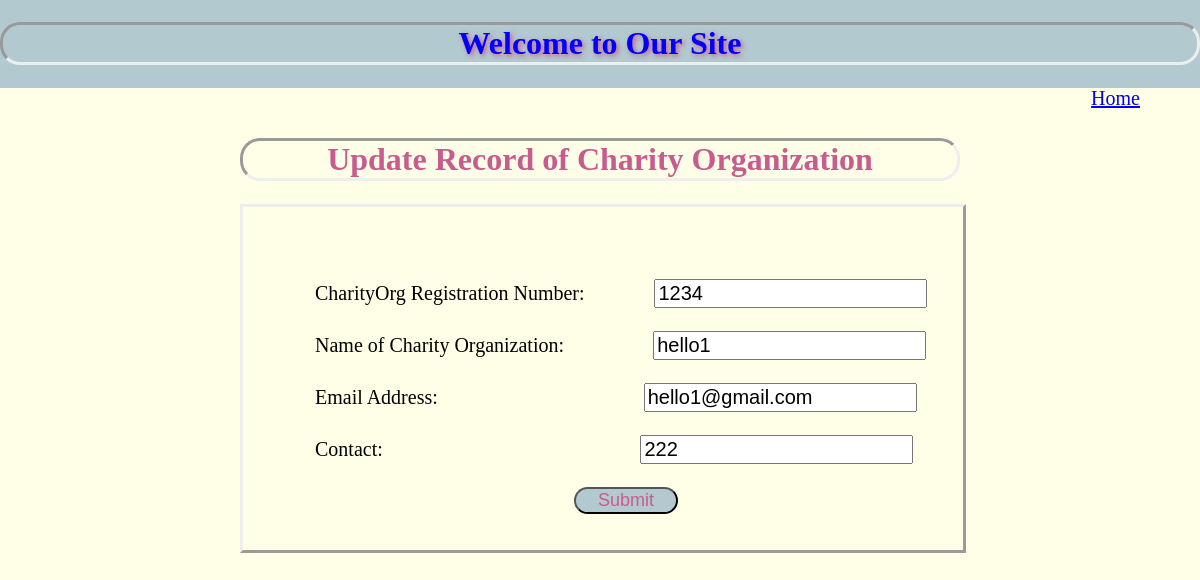
Before: /edit/4 with the older database file.
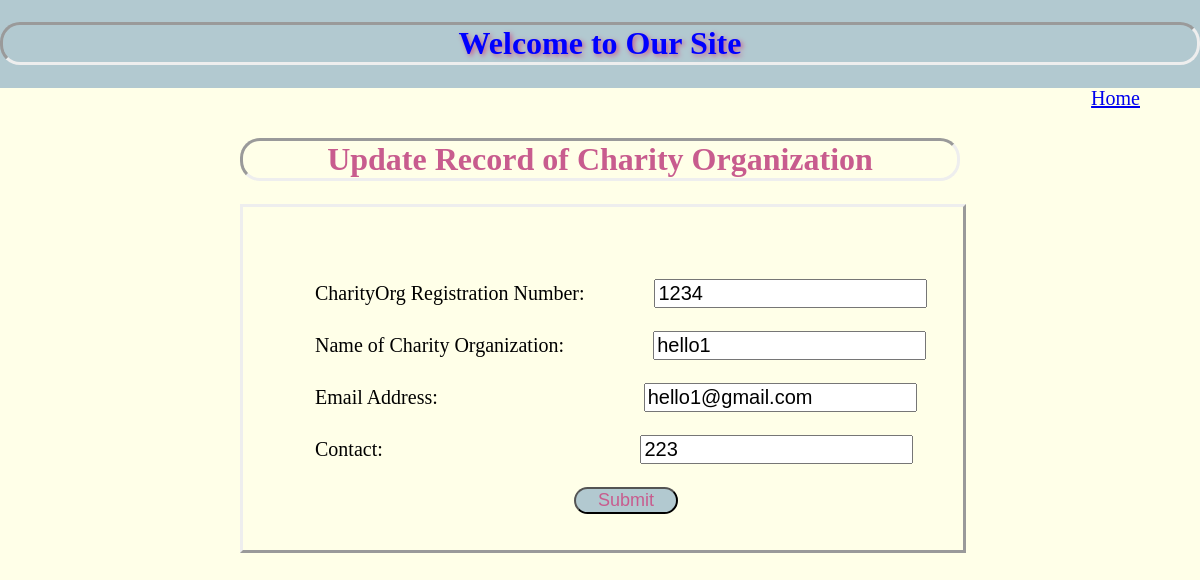
After: the same page with the newer database file.
### charityorganization/models.py (models this page shows)
class Charityorg(models.Model):
    reg_number = models.CharField(max_length=7)
    name = models.CharField(max_length=70)
    email = models.CharField(max_length=40)
    contact = models.IntegerField(20)
    class Meta:
        db_table = "charityorg"

### charityorganization/views.py (the view)
# urls.py: path('edit/<int:id>',views.edit),
def edit(request,id):
    charity = Charityorg.objects.get(id=id)
    return render(request,"edit.html",{"charityorganization":charity})

### charityorganization/templates/edit.html (shortened to what this page needs)
<!DOCTYPE html>
<html lang="en">
<head>
</head>
<body>
    <div class="div1">
        <h1 style="text-shadow: 2px 2px 5px #C85C8E; color:blue; border-style: inset;border-radius: 20px;">Welcome to Our Site</h1>
        <a href="/all-charityorganization" style="float:right; font-size:20px;margin-right:5%;">Home</a>
    </div>
    <h1 style="color:#C85C8E; text-align:center; border-style: inset;border-radius: 20px; margin: 50px 20% 5px 20%;">Update Record of Charity Organization</h1>
    <br>
    <div style=" font-size:20px; width: 60%; margin-left:20%; margin-right:20%; border-style: outset;">
    <form action="/update/{{charityorganization.id}}" method="post" style="margin-left:10%; padding-top:10%; padding-bottom:5%">
        <div>
            <label style="margin-right:10%">CharityOrg Registration Number:</label>
            <input type="text" name="reg_number" value="{{charityorganization.reg_number}}">
        </div>
        <br>
        <div>
            <label style="margin-right:13%">Name of Charity Organization:</label>
            <input type="text" name="name" value="{{charityorganization.name}}">
        </div>
        <br>
        <div>
            <label style="margin-right:31%">Email Address:</label>
            <input type="text" name="email" value="{{charityorganization.email}}">
        </div>
        <br>
        <div>
            <label style="margin-right:39%">Contact:</label>
            <input type="text" name="contact" value="{{charityorganization.contact}}">
        </div>
        <br>
        <div>
            <button type="submit" style="background: rgba(0, 76, 153, 0.3); color:#C85C8E; font-size:18px;width:16%;height:18%; border-radius: 20px; margin:0% 40%; border-style: outset;">Submit</button>
        </div>
    </form>
    </div>
</body>
</html>

Changed rows visible on the page:
changed Charityorg "hello1": contact "222" → "223"
